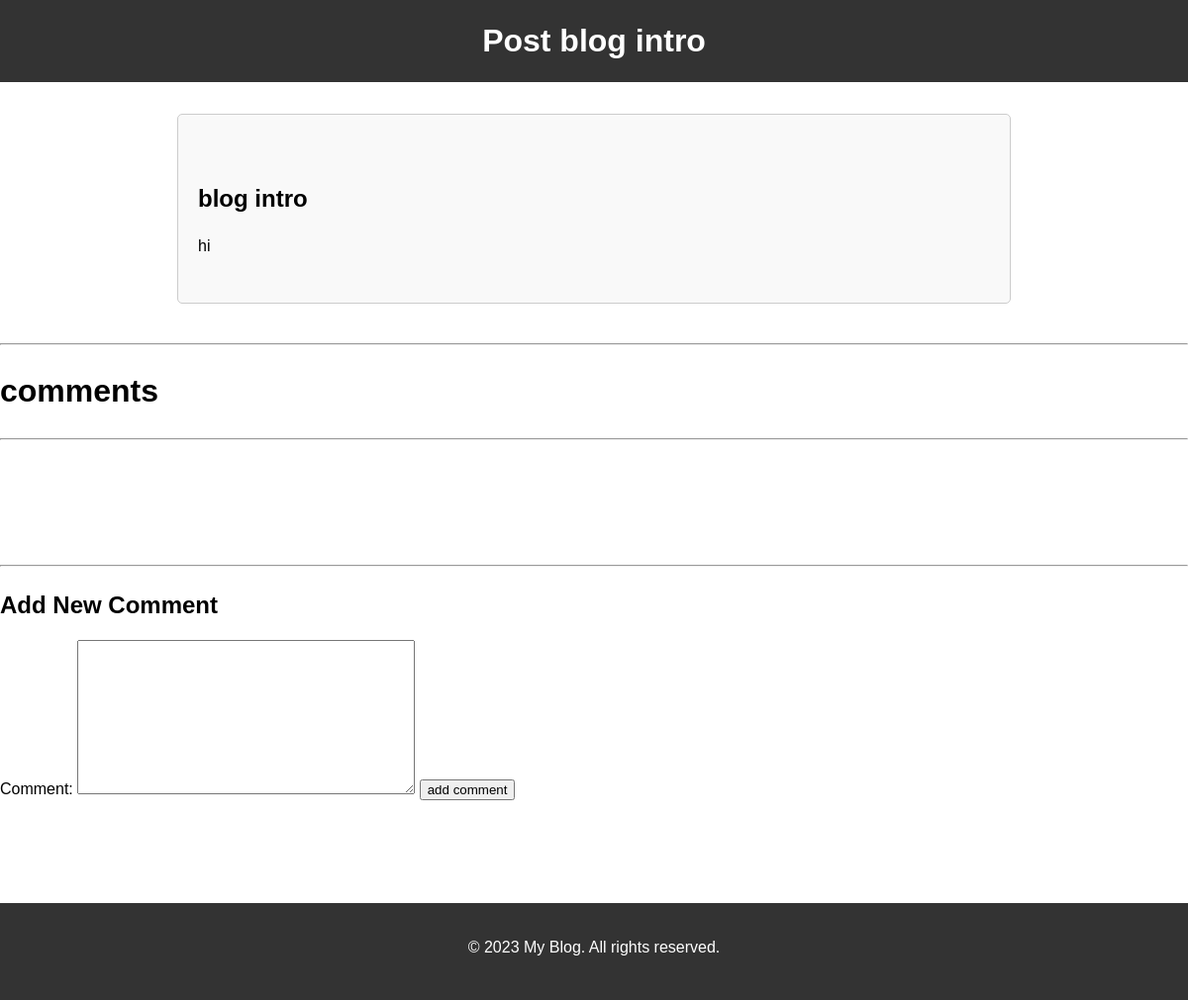
The app's page /7, older data.
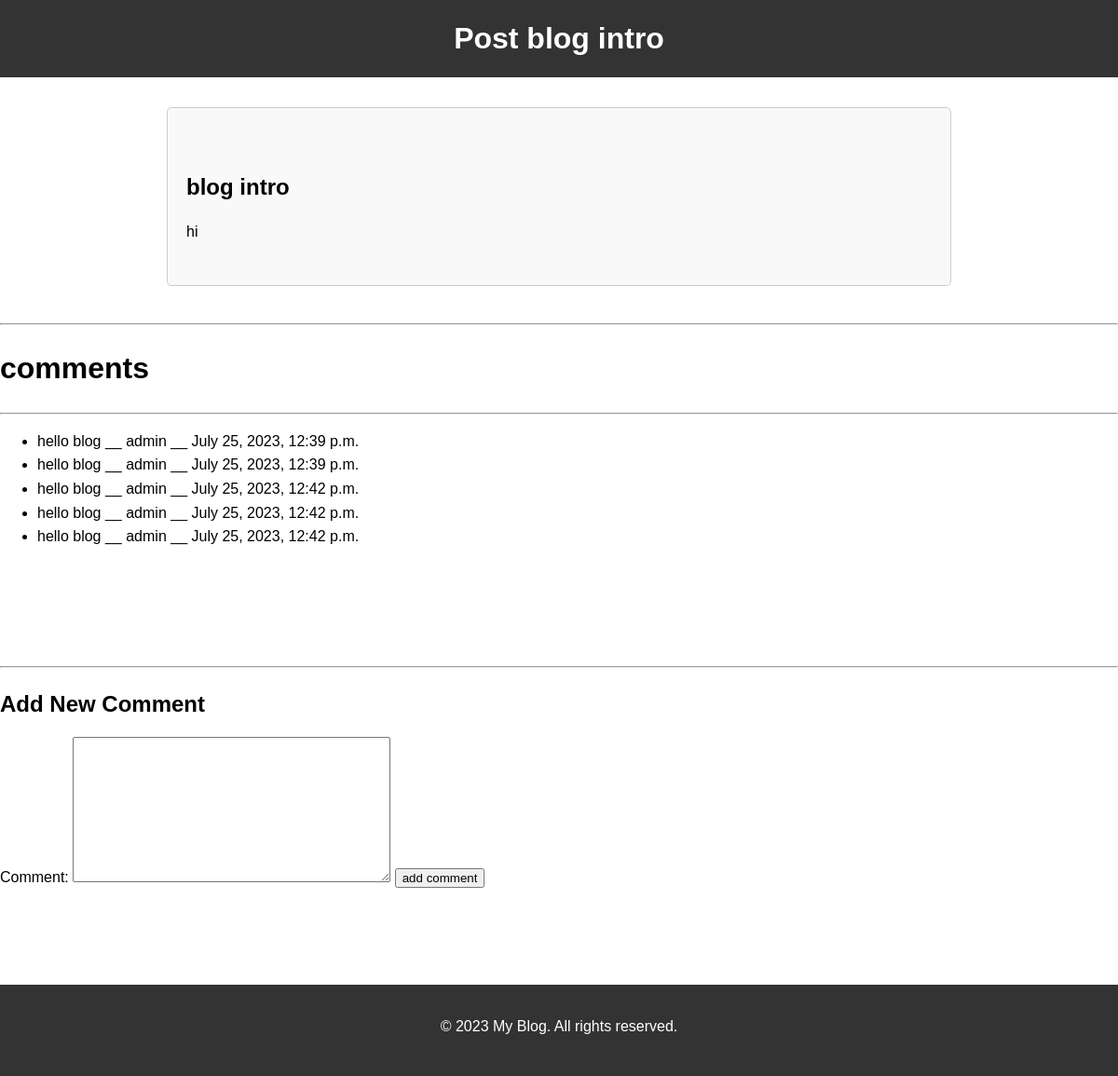
The same page, newer data.
### blog/models.py (models this page shows, shortened)
class Post(models.Model):
    title = models.CharField(max_length=200)
    image = models.ImageField(upload_to='img/')
    content = models.TextField()
    created_at = models.DateTimeField(auto_now_add=True)
    draft =  models.BooleanField(default=True)
    def __str__(self):
        return self.title

class Comment(models.Model):
    author = models.ForeignKey(User, on_delete=models.CASCADE, related_name='comment_author')
    comment = models.TextField(max_length=500)
    post = models.ForeignKey(Post, on_delete=models.CASCADE, related_name='comment_post')
    create_at = models.DateTimeField(default= timezone.now())

### blog/views.py (the view)
# urls.py: path('<int:pk>', PostDetail),
def PostDetail(request,pk):
    data = Post.objects.get(id=pk)
    post_comments = Comment.objects.filter(post=data)
    if request.method == "POST":
        form = CommentForm(request.POST)
        if form.is_valid():
            myform = form.save(commit=False)
            myform.author = request.user
            myform.post = data
            myform.save()
            form = CommentForm()
    else:
        form = CommentForm()
    return render(request, 'blog/post_detail.html', {'data':data, 'form':form ,'post_comments':post_comments})

### blog/forms.py
class CommentForm(forms.ModelForm):
    class Meta:
        model = Comment
        fields = ['comment']

### blog/templates/blog/post_detail.html (shortened to what this page needs)
<!DOCTYPE html>
<html>
<head>
</head>
<body>
    <header>
        <h1>Post {{data}} </h1>
    </header>
    <main>
        <article>
            <h2>{{ data.title }}</h2>
            <p>{{ data.content }}</p>
        </article>
    </main>
<hr>
<h1>comments</h1>
<hr>
<ul>
   {% for comment in post_comments %}
        <li>{{comment.comment}} __ {{comment.author}} __ {{comment.create_at}}</li>
   {% endfor %}
</ul>
<br>
<br>
<br>
<br>
<hr>
<h2>Add New Comment</h2>
<form method="post">
    {{ form }}
    <input type="submit" value="add comment">
</form>
<br>
<br>
<br>
<br>
    <footer>
        <p>&copy; 2023 My Blog. All rights reserved.</p>
    </footer>
</body>
</html>

### blog/templates/blog/post_detail.html (style rules this page uses)
body { font-family: Arial, sans-serif; line-height: 1.6; margin: 0; padding: 0; }
header { background-color: #333; color: #fff; text-align: center; padding: 1rem 0; }
header h1 { margin: 0; }
main { padding: 2rem; }
article { max-width: 800px; margin: 0 auto; padding: 20px; border: 1px solid #ccc; border-radius: 5px; background-color: #f9f9f9; }
h2 { margin-bottom: 1rem; }
p { margin-bottom: 1.5rem; }
footer { background-color: #333; color: #fff; text-align: center; padding: 1rem 0; }

Row changes from the older to the newer data that the page shows:
added Comment: comment "hello blog", author "admin", create_at "July 25, 2023, 12:39 p.m."
added Comment: comment "hello blog", author "admin", create_at "July 25, 2023, 12:39 p.m."
added Comment: comment "hello blog", author "admin", create_at "July 25, 2023, 12:42 p.m."
added Comment: comment "hello blog", author "admin", create_at "July 25, 2023, 12:42 p.m."
added Comment: comment "hello blog", author "admin", create_at "July 25, 2023, 12:42 p.m."
